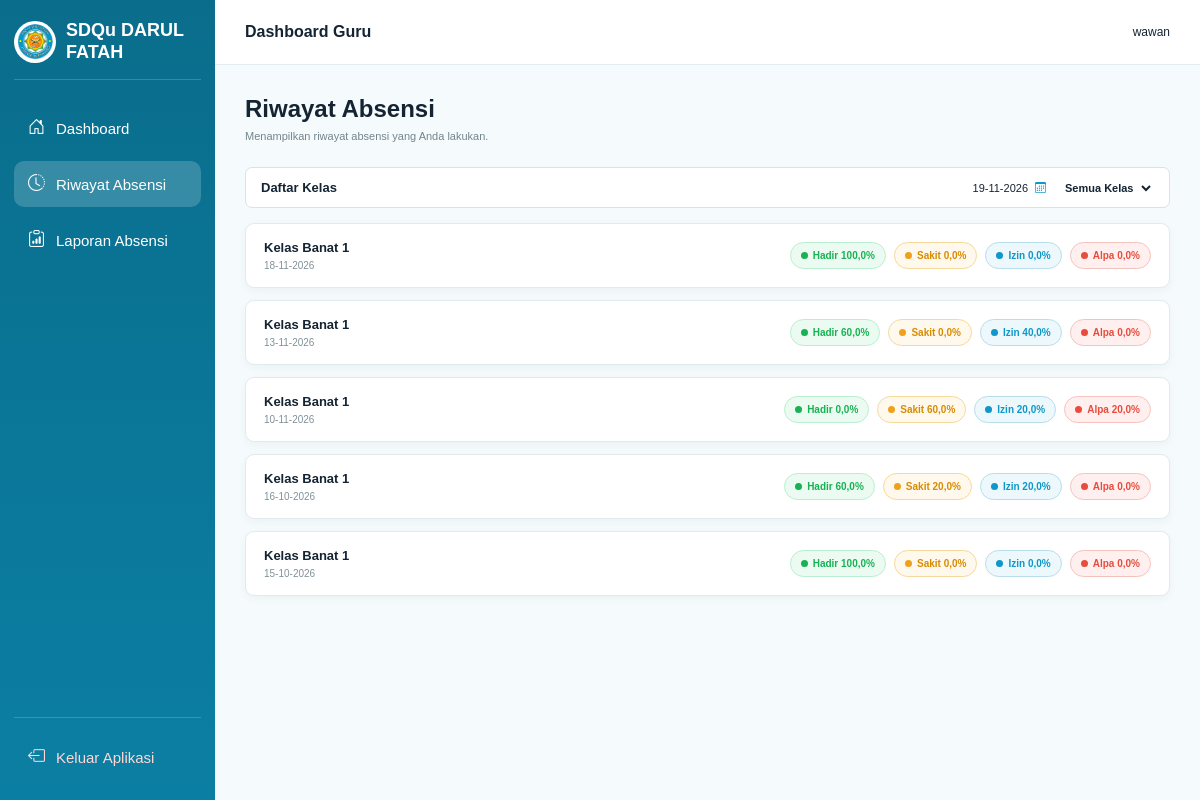
Screenshot of /guru/gr_index.php?page=riwayat (signed in) with the database file from the repository.
### tables this page shows
CREATE TABLE `tbl_kelas` (
  `id_kelas` int(11) NOT NULL,
  `nama_kelas` varchar(50) NOT NULL,
  `id_wali_guru` int(11) DEFAULT NULL
);

### guru/gr_index.php (called while the page is built, shortened)
<?php
$page = $_GET['page'] ?? 'beranda';
switch ($page) {
    case 'riwayat':
        $file = 'modRiwayat/riwayat.php';
        break;
}
require 'gr_header.php';
require $file;
require 'gr_footer.php';
?>

### guru/modRiwayat/riwayat.php (the view, shortened to what this page needs)
<?php
$tanggal_sekarang = date('d-m-Y');
$id_guru = $_SESSION['id_guru'];
$query_riwayat = mysqli_query($koneksi,"SELECT tbl_kelas.id_kelas,
                                            tbl_kelas.nama_kelas,
                                            tbl_absensi.tanggal,
                                            COUNT(*) AS total,
                                            SUM(tbl_absensi.status = 'Hadir') AS hadir,
                                            SUM(tbl_absensi.status = 'Sakit') AS sakit,
                                            SUM(tbl_absensi.status = 'Izin') AS izin,
                                            SUM(tbl_absensi.status = 'Alpa') AS alpa
                                            FROM tbl_absensi
                                            JOIN tbl_siswa
                                            ON tbl_absensi.id_siswa = tbl_siswa.id_siswa
                                            JOIN tbl_kelas
                                            ON tbl_siswa.id_kelas = tbl_kelas.id_kelas
                                            WHERE tbl_absensi.id_guru='$id_guru'
                                            GROUP BY
                                                tbl_kelas.id_kelas,
                                                tbl_kelas.nama_kelas,
                                                tbl_absensi.tanggal
                                            ORDER BY
                                                tbl_absensi.tanggal DESC,
                                                tbl_kelas.nama_kelas ASC"
);
$riwayat = array();
while ($data = mysqli_fetch_assoc($query_riwayat)) {
    $riwayat[] = $data;
}
?>
<div class="riwayat-heading">
    <div>
        <h1>Riwayat Absensi</h1>
        <p>
            Menampilkan riwayat absensi yang Anda lakukan.
        </p>
    </div>
</div>
<div class="riwayat-filter">
    <div class="filter-title">
        Daftar Kelas
    </div>
    <div class="filter-right">
        <div class="riwayat-date">
            <?php echo $tanggal_sekarang; ?>
            <i class="bi bi-calendar3"></i>
        </div>
        <select id="filterKelas" class="filter-kelas">
            <option value="semua">
                Semua Kelas
            </option>
        </select>
    </div>
</div>
<div class="riwayat-list">
    <?php foreach ($riwayat as $data) { ?>
        <?php
        $total = $data['total'];
        if ($total > 0) {
            $persen_hadir =
                ($data['hadir'] / $total) * 100;
            $persen_sakit =
                ($data['sakit'] / $total) * 100;
            $persen_izin =
                ($data['izin'] / $total) * 100;
            $persen_alpa =
                ($data['alpa'] / $total) * 100;
        } else {
            $persen_hadir = 0;
            $persen_sakit = 0;
            $persen_izin = 0;
            $persen_alpa = 0;
        }
        $tanggal_tampil =
            date('d-m-Y',strtotime($data['tanggal']));
        ?>
        <a href="gr_index.php?page=detail_riwayat&id_kelas=<?php echo $data['id_kelas']; ?>&tanggal=<?php echo $data['tanggal']; ?>" class="riwayat-card" data-kelas="<?php echo $data['id_kelas']; ?>">
            <div class="riwayat-info">
                <strong>
                    Kelas
                    <?php echo htmlspecialchars($data['nama_kelas']); ?>
                </strong>
                <span>
                    <?php echo $tanggal_tampil; ?>
                </span>
            </div>
            <div class="riwayat-status">
                <div class="status-history history-hadir">
                    <span></span>
                    Hadir
                    <?php
                    echo number_format($persen_hadir,1,',','.');
                    ?>%
                </div>
                <div class="status-history history-sakit">
                    <span></span>
                    Sakit
                    <?php
                    echo number_format($persen_sakit,1,',','.');
                    ?>%
                </div>
                <div class="status-history history-izin">
                    <span></span>
                    Izin
                    <?php
                    echo number_format($persen_izin,1,',','.');
                    ?>%
                </div>
                <div class="status-history history-alpa">
                    <span></span>
                    Alpa
                    <?php
                    echo number_format($persen_alpa,1,',','.');
                    ?>%
                </div>
            </div>
        </a>
    <?php } ?>
</div>

### css/guru.css (style rules this page uses)
* { margin: 0; padding: 0; box-sizing: border-box; }
body { font-family: Arial, Helvetica, sans-serif; background-color: #F5FAFC; color: #142433; }
.riwayat-heading { margin-bottom: 25px; }
.riwayat-heading h1 { font-size: 24px; color: #142433; margin-bottom: 7px; }
.riwayat-heading p { font-size: 11px; color: #73858D; }
.riwayat-filter { width: 100%; background-color: #FFFFFF; border: 1px solid #D7E3E8; border-radius: 7px; padding: 12px 15px; display: flex; justify-content: space-between; align-items: center; margin-bottom: 15px; }
.filter-title { font-size: 13px; font-weight: bold; color: #142433; }
.filter-right { display: flex; align-items: center; gap: 15px; }
.riwayat-date { font-size: 11px; color: #142433; display: flex; align-items: center; gap: 7px; }
.riwayat-date i { color: #0E97C8; }
.filter-kelas { border: none; outline: none; background-color: transparent; color: #142433; font-size: 11px; font-weight: 600; cursor: pointer; }
.riwayat-list { display: flex; flex-direction: column; gap: 12px; }
.riwayat-card { width: 100%; background-color: #FFFFFF; border: 1px solid #E0EBEF; border-radius: 9px; padding: 16px 18px; display: flex; justify-content: space-between; align-items: center; text-decoration: none; box-shadow: 0 3px 10px rgba(0, 0, 0, 0.04); transition: 0.2s; }
.riwayat-info { display: flex; flex-direction: column; gap: 5px; }
.riwayat-info strong { font-size: 13px; color: #142433; }
.riwayat-info span { font-size: 10px; color: #819198; }
.riwayat-status { display: flex; align-items: center; gap: 8px; }
.status-history { display: flex; align-items: center; gap: 5px; padding: 7px 10px; border-radius: 20px; font-size: 10px; font-weight: 600; }
.status-history span { width: 7px; height: 7px; border-radius: 50%; }
.history-hadir { color: #18B153; background-color: #ECFBF2; border: 1px solid #B9EFD0; }
.history-hadir span { background-color: #18B153; }
.history-sakit { color: #D88B00; background-color: #FFF8EC; border: 1px solid #F5D99B; }
.history-sakit span { background-color: #F0A11C; }
.history-izin { color: #0E97C8; background-color: #ECF8FC; border: 1px solid #B7DDEA; }
.history-izin span { background-color: #0E97C8; }
.history-alpa { color: #E74C3C; background-color: #FFF0EF; border: 1px solid #F3C3BE; }
.history-alpa span { background-color: #E74C3C; }

### rows the page displays
tbl_kelas: nama_kelas "Banat 1", tanggal_tampil "18-11-2026", persen_hadir "100,0", persen_sakit "0,0", persen_izin "0,0", persen_alpa "0,0", tanggal_tampil "13-11-2026", persen_hadir "60,0", persen_izin "40,0", tanggal_tampil "10-11-2026", persen_hadir "0,0", persen_sakit "60,0", persen_izin "20,0", persen_alpa "20,0", tanggal_tampil "16-10-2026", persen_sakit "20,0", tanggal_tampil "15-10-2026"

### other values shown
$_SESSION['nama_guru'] "wawan"
